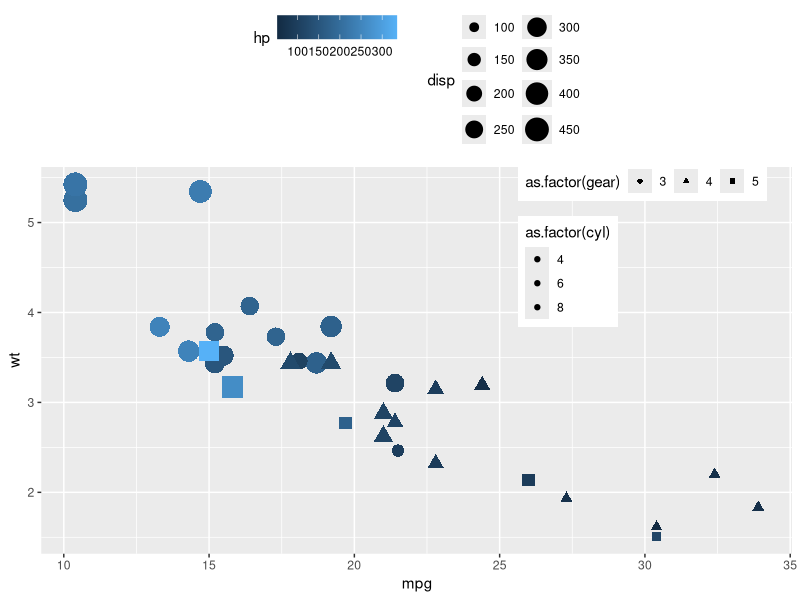
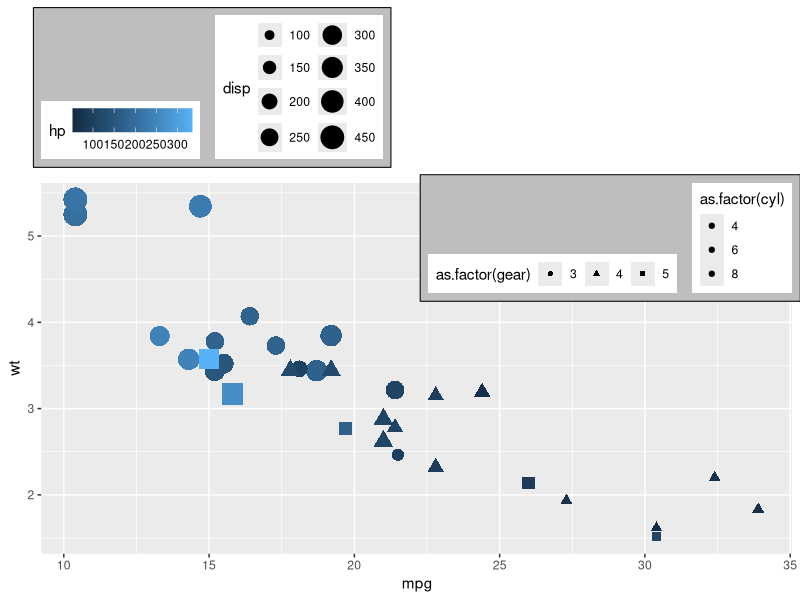
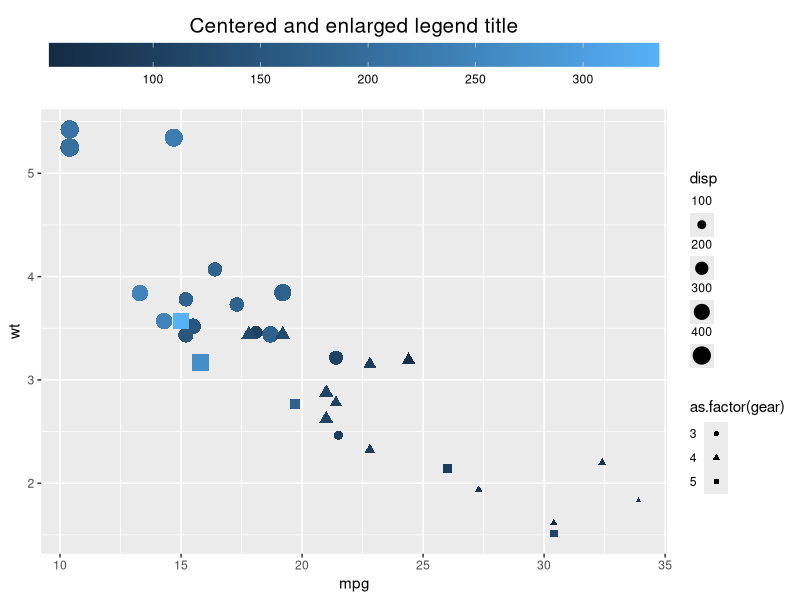

R code for these plots, in order:
## ---- chunk 1
#| output: false
#| echo: false

library(ggplot2)
## ---- chunk 2
#| label: legend-1
p <- mtcars |> 
  ggplot(aes(x=mpg, y=wt, color=hp, shape=as.factor(gear), size=disp, fill = as.factor(cyl))) +
  geom_point() +
  guides(
    color = guide_colorbar(position = "top", order = 1),
    
    shape = guide_legend(position = "inside", direction = "horizontal"),
    
    size = guide_legend(position = "top", ncol = 2, order = 2),
    
    fill = guide_legend(position = "inside")
  ) + 
  scale_size_binned(range = c(1, 8), n.breaks = 8) +
  theme(legend.position.inside = c(0.8, 0.8))
p
## ---- chunk 3
p  +
  theme(legend.position.inside = NULL,
        legend.justification = "left",
        legend.justification.inside = c("right","top"),
        
        legend.box.background = element_rect(fill="gray"),
        legend.box.margin = unit(2, "mm"),
        legend.box.just = c("center", "bottom"),
        legend.box = "horizontal")
## ---- chunk 4
mtcars |> 
  ggplot(aes(x=mpg, y=wt, color=hp, shape=as.factor(gear), size=disp)) +
  geom_point() +
  guides(
    color = guide_colorbar(position = "top",
                           theme = theme(legend.key.width = unit(1, "null"),
                                         legend.title.position = "top",
                                         legend.title = element_text(hjust = .5, size=15))),
    
    shape = guide_legend(theme = theme(legend.text.position = "left")),
    
    size = guide_legend(theme = theme(legend.text.position = "top"))
  ) + 
  labs(color= "Centered and enlarged legend title")
  
